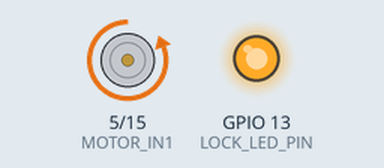
Bench run of a sketch on a simulated ESP32. On the bench: motor-driver pin pairs drawn as motors (green arrow = first pin HIGH = forward, orange = second pin HIGH = backward, longer = more drive), output pins drawn as LEDs (lit = HIGH). What the sketch prints to the serial monitor is not drawn.

Above: at 0.37 s.
At 1.5 s:
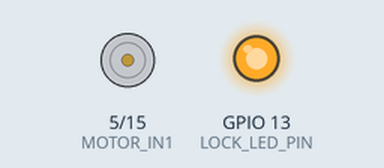
At 2.62 s:
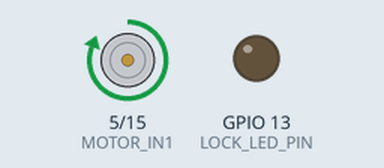
At 4.7 s:
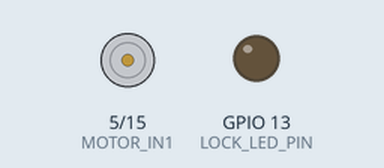
Timing chart, 0 to 8.7 s (numbered marks = the images above):
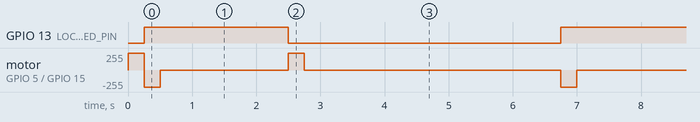

The sketch:

ICM.ino
```cpp
// CEG4981 TEAM PROJECTS II GROUP 17
// ICM device code

#include <BLEDevice.h>
#include <BLEUtils.h>
#include <BLEServer.h>

// reference: https://randomnerdtutorials.com/esp32-bluetooth-low-energy-ble-arduino-ide/
#define SERVICE_UUID        "b3a9b76b-e3cc-46cd-adc7-ceeba9977b0f"
#define LOCK_UUID           "d1dcac5b-8961-4917-ac9d-b59b36351594"

#define MOTOR_ON_TIME 250

#define LOCK_LED_PIN  13
#define MOTOR_IN1     5
#define MOTOR_IN2     15

BLECharacteristic* lock_charact = 0;
bool locked = true;

void setup() {
  Serial.begin(115200);
  Serial.println("ICM booting");

  // setup our pins
  pinMode(LOCK_LED_PIN, OUTPUT);
  pinMode(MOTOR_IN1, OUTPUT);
  pinMode(MOTOR_IN2, OUTPUT);

  // initialize bluetooth
  /*
  Serial.println("initializing bluetooth service");
  BLEDevice::init("ICM");
  BLEServer* server = BLEDevice::createServer();
  BLEService* service = server->createService(SERVICE_UUID);

  // characteristic is similar to a channel
  lock_charact = service->createCharacteristic(LOCK_UUID,
                              BLECharacteristic::PROPERTY_READ |
                              BLECharacteristic::PROPERTY_WRITE);

  // make our device ready to pair
  service->start();
  BLEAdvertising* advertising = BLEDevice::getAdvertising();
  advertising->addServiceUUID(SERVICE_UUID);
  advertising->setScanResponse(true);
  advertising->setMinPreferred(0x06); // helps with iPhone connections
  advertising->setMaxPreferred(0x12);
  BLEDevice::startAdvertising();
  */

  locked = true; // true at first so locking mechanism is forced to unlock
  setUnlocked();
  Serial.println("ICM finished booting");
}

void loop() {
  /*
  if(recievedUnlock()) {
    setLocked();
  } else if(recievedlock()) {
    setUnlocked();
  }*/

  setLocked();
  delay(2000);
  setUnlocked();
  delay(4000);

  // TODO: mail detection
  // TODO: door detection
  // TODO: flag detection
}

bool recievedUnlock() {
  // check if the bluetooth value changed
  return locked && lock_charact->getValue() == "unlocked";
}

bool recievedlock() {
  // check if the bluetooth value changed
  return !locked && lock_charact->getValue() == "locked";
}

void lock_mech_on() {
  digitalWrite(MOTOR_IN1,LOW);
  digitalWrite(MOTOR_IN2,HIGH);
  delay(MOTOR_ON_TIME);
  digitalWrite(MOTOR_IN1,LOW);
  digitalWrite(MOTOR_IN2,LOW);
}

void lock_mech_off() {
  digitalWrite(MOTOR_IN1,HIGH);
  digitalWrite(MOTOR_IN2,LOW);
  delay(MOTOR_ON_TIME);
  digitalWrite(MOTOR_IN1,LOW);
  digitalWrite(MOTOR_IN2,LOW);
}

void lock_LED_on() {
  digitalWrite(LOCK_LED_PIN, HIGH);
}

void lock_LED_off() {
  digitalWrite(LOCK_LED_PIN, LOW);
}

void setLocked() {
  bool prev_locked = locked;
  locked = true;

  //lock_charact->setValue("locked");
  lock_LED_on();
  if(prev_locked != locked) lock_mech_on();
}

void setUnlocked() {
  bool prev_locked = locked;
  locked = false;

  //lock_charact->setValue("unlocked");
  lock_LED_off();

  if(prev_locked != locked) lock_mech_off();
}
```

Measured:
- by itself, GPIO 13 (LOCK_LED_PIN): alternates HIGH for 2.3 s and LOW for 4.3 s
- by itself, motor on GPIO 5 (MOTOR_IN1) / GPIO 15 (MOTOR_IN2): repeats every 6.5 s: backward 255/255 0.25 s, stopped 2.0 s, forward 255/255 0.25 s, stopped 4.0 s
